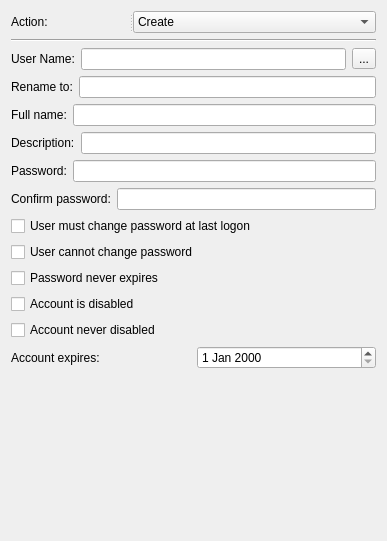
<?xml version="1.0" encoding="UTF-8"?>
<ui version="4.0">
 <class>FilesWidget</class>
 <widget class="QWidget" name="FilesWidget">
  <property name="geometry">
   <rect>
    <x>0</x>
    <y>0</y>
    <width>387</width>
    <height>541</height>
   </rect>
  </property>
  <property name="windowTitle">
   <string>Form</string>
  </property>
  <layout class="QVBoxLayout" name="verticalLayout_2">
   <item>
    <widget class="QSplitter" name="splitter_2">
     <property name="orientation">
      <enum>Qt::Horizontal</enum>
     </property>
     <widget class="QLabel" name="actionLabel">
      <property name="text">
       <string>Action:</string>
      </property>
      <property name="buddy">
       <cstring>actionComboBox</cstring>
      </property>
     </widget>
     <widget class="QComboBox" name="actionComboBox">
      <property name="currentText">
       <string>Create</string>
      </property>
      <item>
       <property name="text">
        <string>Create</string>
       </property>
      </item>
      <item>
       <property name="text">
        <string>Replace</string>
       </property>
      </item>
      <item>
       <property name="text">
        <string>Update</string>
       </property>
      </item>
      <item>
       <property name="text">
        <string>Delete</string>
       </property>
      </item>
     </widget>
    </widget>
   </item>
   <item>
    <widget class="Line" name="line">
     <property name="orientation">
      <enum>Qt::Horizontal</enum>
     </property>
    </widget>
   </item>
   <item>
    <layout class="QHBoxLayout" name="horizontalLayout">
     <item>
      <widget class="QLabel" name="userNameLabel">
       <property name="font">
        <font>
         <pointsize>9</pointsize>
        </font>
       </property>
       <property name="text">
        <string>User Name:</string>
       </property>
      </widget>
     </item>
     <item>
      <widget class="QLineEdit" name="sourceLineEdit">
       <property name="text">
        <string/>
       </property>
      </widget>
     </item>
     <item>
      <widget class="QToolButton" name="sourceToolButton">
       <property name="text">
        <string>...</string>
       </property>
      </widget>
     </item>
    </layout>
   </item>
   <item>
    <layout class="QHBoxLayout" name="horizontalLayout_2">
     <item>
      <widget class="QLabel" name="renameLabel">
       <property name="font">
        <font>
         <pointsize>9</pointsize>
        </font>
       </property>
       <property name="text">
        <string>Rename to:</string>
       </property>
      </widget>
     </item>
     <item>
      <widget class="QLineEdit" name="renameLineEdit">
       <property name="text">
        <string/>
       </property>
      </widget>
     </item>
    </layout>
   </item>
   <item>
    <layout class="QHBoxLayout" name="horizontalLayout_3">
     <item>
      <widget class="QLabel" name="fullNameLabel">
       <property name="text">
        <string>Full name:</string>
       </property>
      </widget>
     </item>
     <item>
      <widget class="QLineEdit" name="fullNameLineEdit"/>
     </item>
    </layout>
   </item>
   <item>
    <layout class="QHBoxLayout" name="horizontalLayout_4">
     <item>
      <widget class="QLabel" name="descriptionLabel">
       <property name="text">
        <string>Description:</string>
       </property>
      </widget>
     </item>
     <item>
      <widget class="QLineEdit" name="descriptionLineEdit"/>
     </item>
    </layout>
   </item>
   <item>
    <layout class="QHBoxLayout" name="horizontalLayout_5">
     <item>
      <widget class="QLabel" name="passwordLabel">
       <property name="text">
        <string>Password:</string>
       </property>
      </widget>
     </item>
     <item>
      <widget class="QLineEdit" name="passwordLineEdit"/>
     </item>
    </layout>
   </item>
   <item>
    <layout class="QHBoxLayout" name="horizontalLayout_6">
     <item>
      <widget class="QLabel" name="confirmLabel">
       <property name="text">
        <string>Confirm password:</string>
       </property>
      </widget>
     </item>
     <item>
      <widget class="QLineEdit" name="confirmLineEdit"/>
     </item>
    </layout>
   </item>
   <item>
    <layout class="QVBoxLayout" name="verticalLayout">
     <item>
      <widget class="QCheckBox" name="userMustCheckBox">
       <property name="text">
        <string>User must change password at last logon</string>
       </property>
      </widget>
     </item>
     <item>
      <widget class="QCheckBox" name="userCannotCheckBox">
       <property name="text">
        <string>User cannot change password</string>
       </property>
      </widget>
     </item>
     <item>
      <widget class="QCheckBox" name="passwordNeverCheckBox">
       <property name="text">
        <string>Password never expires</string>
       </property>
      </widget>
     </item>
     <item>
      <widget class="QCheckBox" name="accountDisabledCheckBox">
       <property name="text">
        <string>Account is disabled</string>
       </property>
      </widget>
     </item>
     <item>
      <widget class="QCheckBox" name="accountNeverCheckBox">
       <property name="text">
        <string>Account never disabled</string>
       </property>
      </widget>
     </item>
    </layout>
   </item>
   <item>
    <layout class="QHBoxLayout" name="horizontalLayout_7">
     <item>
      <widget class="QLabel" name="accountExpireLabel">
       <property name="text">
        <string>Account expires:</string>
       </property>
      </widget>
     </item>
     <item>
      <widget class="QDateEdit" name="accountExripeDateEdit"/>
     </item>
    </layout>
   </item>
   <item>
    <spacer name="verticalSpacer">
     <property name="orientation">
      <enum>Qt::Vertical</enum>
     </property>
     <property name="sizeType">
      <enum>QSizePolicy::MinimumExpanding</enum>
     </property>
     <property name="sizeHint" stdset="0">
      <size>
       <width>20</width>
       <height>104</height>
      </size>
     </property>
    </spacer>
   </item>
  </layout>
 </widget>
 <resources/>
 <connections/>
</ui>
